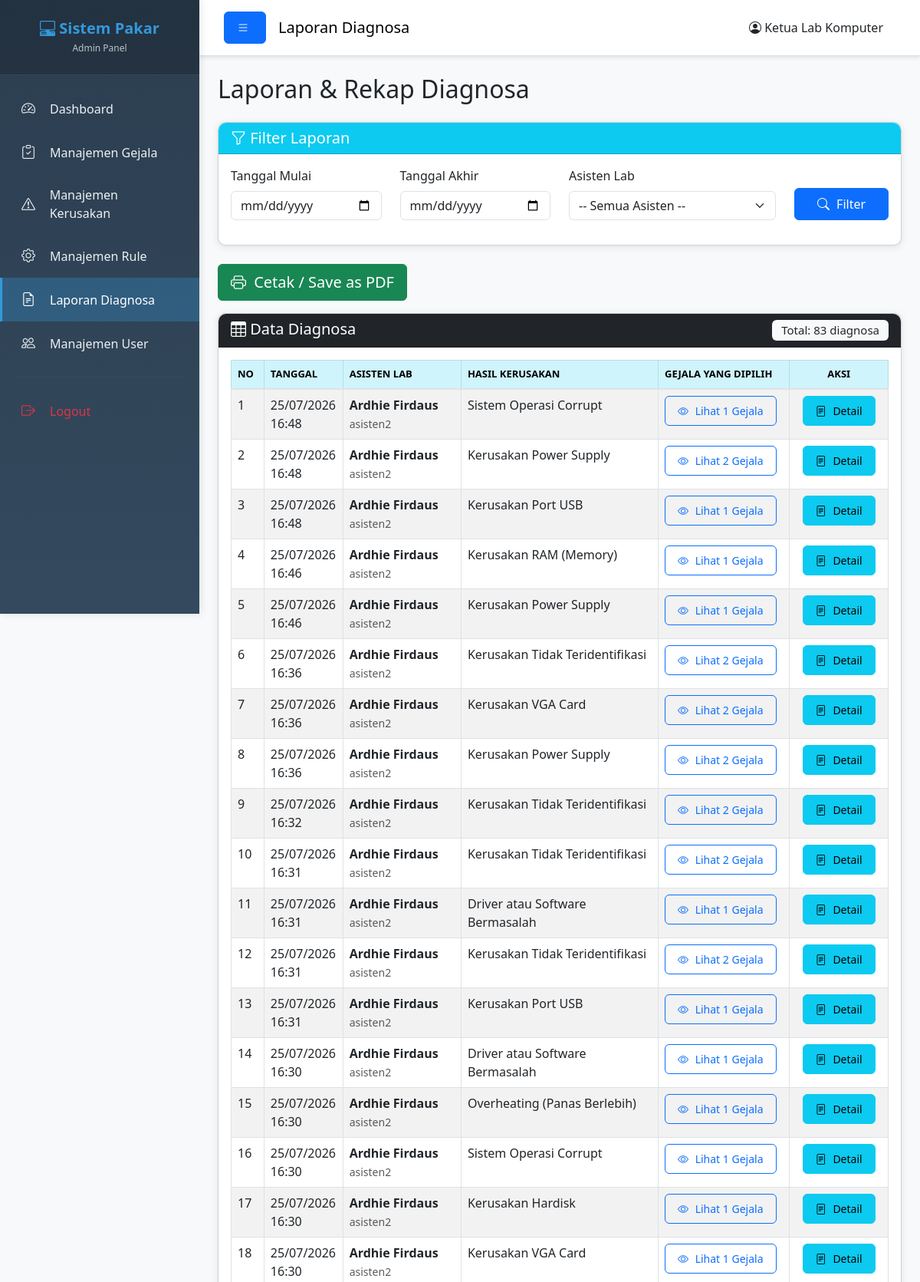
The app's page /Admin/laporan_diagnosa.php (signed in, upper part) with its own data.
### tables this page shows
CREATE TABLE `diagnosa` (
  `id_diagnosa` int(11) NOT NULL,
  `id_user` int(11) NOT NULL,
  `tanggal` datetime NOT NULL,
  `hasil_kerusakan` text NOT NULL
);

CREATE TABLE `users` (
  `id_user` int(11) NOT NULL,
  `username` varchar(50) NOT NULL,
  `password` varchar(255) NOT NULL,
  `role` enum('admin','asisten_lab') NOT NULL,
  `nama_lengkap` varchar(100) NOT NULL,
  `created_at` timestamp NOT NULL DEFAULT current_timestamp()
);

### Admin/laporan_diagnosa.php (the view, shortened to what this page needs)
<?php
$filter_tanggal_mulai = isset($_GET['tanggal_mulai']) ? $_GET['tanggal_mulai'] : '';
$filter_tanggal_akhir = isset($_GET['tanggal_akhir']) ? $_GET['tanggal_akhir'] : '';
$query = "SELECT d.*, u.nama_lengkap, u.username
          FROM diagnosa d
          INNER JOIN users u ON d.id_user = u.id_user
          WHERE 1=1";
$query .= " ORDER BY d.tanggal DESC";
$result_diagnosa = mysqli_query($koneksi, $query);
?>
<!DOCTYPE html>
<html lang="id">
<head>
    <link href="https://cdn.jsdelivr.net/npm/bootstrap@5.3.0/dist/css/bootstrap.min.css" rel="stylesheet">
    <link rel="stylesheet" href="https://cdn.jsdelivr.net/npm/bootstrap-icons@1.10.0/font/bootstrap-icons.css">
    <link rel="stylesheet" href="../Assets/css/style.css?v=20260713">
</head>
<body>
    <div class="wrapper">
        <?php include 'sidebar_admin.php'; ?>
        <div class="main-content">
            <nav class="navbar navbar-expand-lg navbar-light bg-white border-bottom">
                <div class="container-fluid">
                    <button class="btn btn-primary" id="sidebarToggle">
                        <i class="bi bi-list"></i>
                    </button>
                    <span class="navbar-brand mb-0 h1 ms-3">Laporan Diagnosa</span>
                    <div class="ms-auto">
                        <span class="me-3">
                            <i class="bi bi-person-circle"></i> <?php echo $_SESSION['nama_lengkap']; ?>
                        </span>
                    </div>
                </div>
            </nav>
            <div class="container-fluid p-4">
                <h2 class="mb-4">Laporan & Rekap Diagnosa</h2>
                <div class="card shadow mb-4">
                    <div class="card-header bg-info text-white">
                        <h5 class="mb-0"><i class="bi bi-funnel"></i> Filter Laporan</h5>
                    </div>
                    <div class="card-body">
                        <form method="GET" action="">
                            <div class="row">
                                <div class="col-md-3 mb-3">
                                    <label for="tanggal_mulai" class="form-label">Tanggal Mulai</label>
                                    <input type="date" class="form-control" id="tanggal_mulai"
                                           name="tanggal_mulai" value="<?php echo $filter_tanggal_mulai; ?>">
                                </div>
                                <div class="col-md-3 mb-3">
                                    <label for="tanggal_akhir" class="form-label">Tanggal Akhir</label>
                                    <input type="date" class="form-control" id="tanggal_akhir"
                                           name="tanggal_akhir" value="<?php echo $filter_tanggal_akhir; ?>">
                                </div>
                                <div class="col-md-4 mb-3">
                                    <label for="asisten" class="form-label">Asisten Lab</label>
                                    <select class="form-select" id="asisten" name="asisten">
                                        <option value="">-- Semua Asisten --</option>
                                    </select>
                                </div>
                                <div class="col-md-2 mb-3 d-flex align-items-end">
                                    <button type="submit" class="btn btn-primary w-100">
                                        <i class="bi bi-search"></i> Filter
                                    </button>
                                </div>
                            </div>
                        </form>
                    </div>
                </div>
                <div class="mb-3 no-print">
                    <button id="btnPrintAdmin" class="btn btn-success btn-lg">
                        <i class="bi bi-printer"></i> Cetak / Save as PDF
                    </button>
                </div>
                <div class="card shadow">
                    <div class="card-header bg-dark text-white">
                        <h5 class="mb-0">
                            <i class="bi bi-table"></i> Data Diagnosa
                            <span class="badge bg-light text-dark float-end">
                                Total: <?php echo mysqli_num_rows($result_diagnosa); ?> diagnosa
                            </span>
                        </h5>
                    </div>
                    <div class="card-body">
                        <div class="table-responsive">
                            <table class="table table-striped table-hover table-bordered">
                                <thead class="table-info">
                                    <tr>
                                        <th width="5%">No</th>
                                        <th width="12%">Tanggal</th>
                                        <th width="18%">Asisten Lab</th>
                                        <th width="30%">Hasil Kerusakan</th>
                                        <th width="20%">Gejala yang Dipilih</th>
                                        <th width="15%" class="text-center">Aksi</th>
                                    </tr>
                                </thead>
                                <tbody>
                                    <?php
                                    if (mysqli_num_rows($result_diagnosa) > 0):
                                        $no = 1;
                                        while($row = mysqli_fetch_assoc($result_diagnosa)):
                                            $id_diagnosa = $row['id_diagnosa'];
                                            $query_gejala = "SELECT g.kode_gejala, g.nama_gejala
                                                           FROM diagnosa_detail dd
                                                           INNER JOIN gejala g ON dd.id_gejala = g.id_gejala
                                                           WHERE dd.id_diagnosa = '$id_diagnosa'";
                                            $result_gejala = mysqli_query($koneksi, $query_gejala);
                                            $gejala_array = [];
                                            while($temp_gejala = mysqli_fetch_assoc($result_gejala)) {
                                                $gejala_array[] = $temp_gejala;
                                            }
                                            $gejala_count = count($gejala_array);
                                            $row['gejala_list'] = $gejala_array;
                                    ?>
                                    <tr>
                                        <td><?php echo $no++; ?></td>
                                        <td><?php echo date('d/m/Y H:i', strtotime($row['tanggal'])); ?></td>
                                        <td>
                                            <strong><?php echo htmlspecialchars($row['nama_lengkap']); ?></strong><br>
                                            <small class="text-muted"><?php echo htmlspecialchars($row['username']); ?></small>
                                        </td>
                                        <td>
                                            <?php
                                            $hasil = htmlspecialchars($row['hasil_kerusakan']);
                                            echo !empty($hasil) ? $hasil : '<em class="text-muted">Tidak ada hasil</em>';
                                            ?>
                                        </td>
                                        <td>
                                            <button type="button" class="btn btn-sm btn-outline-primary"
                                                    data-bs-toggle="modal"
                                                    data-bs-target="#modalGejala<?php echo $row['id_diagnosa']; ?>">
                                                <i class="bi bi-eye"></i> Lihat <?php echo $gejala_count; ?> Gejala
                                            </button>
                                        </td>
                                        <td class="text-center">
                                            <button type="button" class="btn btn-info btn-sm"
                                                    data-bs-toggle="modal"
                                                    data-bs-target="#modalDetail<?php echo $row['id_diagnosa']; ?>">
                                                <i class="bi bi-file-text"></i> Detail
                                            </button>
                                        </td>
                                    </tr>
                                    <?php
                                        endwhile;
                                    endif; ?>
                                </tbody>
                            </table>
                        </div>
                    </div>
                </div>
            </div>
        </div>
    </div>
</body>
</html>

### Assets/css/style.css (style rules this page uses)
* { margin: 0; padding: 0; box-sizing: border-box; }
body { font-family: "Segoe UI", Tahoma, Geneva, Verdana, sans-serif; background-color: #f8f9fa; }
.wrapper { display: flex; width: 100%; min-height: 100vh; }
.main-content { flex: 1; margin-left: 260px; transition: margin-left 0.3s ease, opacity 0.3s ease, transform 0.3s ease; background-color: #f8f9fa; }
.navbar { box-shadow: 0 2px 5px rgba(0, 0, 0, 0.1); padding: 15px 20px; }
.card { border-radius: 10px; margin-bottom: 20px; transition: transform 0.3s ease, box-shadow 0.3s ease; }
.card-header { border-radius: 10px 10px 0 0 !important; font-weight: 600; }
.table { margin-bottom: 0; }
.table thead th { font-weight: 600; text-transform: uppercase; font-size: 13px; border-bottom: 2px solid #dee2e6; }
.btn { border-radius: 6px; padding: 8px 16px; font-weight: 500; transition: all 0.3s ease; }
.btn i { margin-right: 5px; }
.badge { padding: 6px 12px; font-weight: 500; border-radius: 6px; }
.shadow { box-shadow: 0 2px 10px rgba(0, 0, 0, 0.1) !important; }

### records on screen
diagnosa: tanggal "25/07/2026 16:48", id_user.nama_lengkap "Ardhie Firdaus", id_user.username "asisten2", hasil_kerusakan "Sistem Operasi Corrupt", gejala_count "1"
diagnosa: tanggal "25/07/2026 16:48", id_user.nama_lengkap "Ardhie Firdaus", id_user.username "asisten2", hasil_kerusakan "Kerusakan Power Supply", gejala_count "2"
diagnosa: tanggal "25/07/2026 16:48", id_user.nama_lengkap "Ardhie Firdaus", id_user.username "asisten2", hasil_kerusakan "Kerusakan Port USB", gejala_count "1"
diagnosa: tanggal "25/07/2026 16:46", id_user.nama_lengkap "Ardhie Firdaus", id_user.username "asisten2", hasil_kerusakan "Kerusakan RAM (Memory)", gejala_count "1"
diagnosa: tanggal "25/07/2026 16:46", id_user.nama_lengkap "Ardhie Firdaus", id_user.username "asisten2", hasil_kerusakan "Kerusakan Power Supply", gejala_count "1"
diagnosa: tanggal "25/07/2026 16:36", id_user.nama_lengkap "Ardhie Firdaus", id_user.username "asisten2", hasil_kerusakan "Kerusakan Tidak Teridentifikasi", gejala_count "2"
diagnosa: tanggal "25/07/2026 16:36", id_user.nama_lengkap "Ardhie Firdaus", id_user.username "asisten2", hasil_kerusakan "Kerusakan VGA Card", gejala_count "2"
diagnosa: tanggal "25/07/2026 16:36", id_user.nama_lengkap "Ardhie Firdaus", id_user.username "asisten2", hasil_kerusakan "Kerusakan Power Supply", gejala_count "2"
diagnosa: tanggal "25/07/2026 16:32", id_user.nama_lengkap "Ardhie Firdaus", id_user.username "asisten2", hasil_kerusakan "Kerusakan Tidak Teridentifikasi", gejala_count "2"
diagnosa: tanggal "25/07/2026 16:31", id_user.nama_lengkap "Ardhie Firdaus", id_user.username "asisten2", hasil_kerusakan "Kerusakan Tidak Teridentifikasi", gejala_count "2"
diagnosa: tanggal "25/07/2026 16:31", id_user.nama_lengkap "Ardhie Firdaus", id_user.username "asisten2", hasil_kerusakan "Driver atau Software Bermasalah", gejala_count "1"
diagnosa: tanggal "25/07/2026 16:31", id_user.nama_lengkap "Ardhie Firdaus", id_user.username "asisten2", hasil_kerusakan "Kerusakan Tidak Teridentifikasi", gejala_count "2"
diagnosa: tanggal "25/07/2026 16:31", id_user.nama_lengkap "Ardhie Firdaus", id_user.username "asisten2", hasil_kerusakan "Kerusakan Port USB", gejala_count "1"
diagnosa: tanggal "25/07/2026 16:30", id_user.nama_lengkap "Ardhie Firdaus", id_user.username "asisten2", hasil_kerusakan "Driver atau Software Bermasalah", gejala_count "1"
diagnosa: tanggal "25/07/2026 16:30", id_user.nama_lengkap "Ardhie Firdaus", id_user.username "asisten2", hasil_kerusakan "Overheating (Panas Berlebih)", gejala_count "1"
diagnosa: tanggal "25/07/2026 16:30", id_user.nama_lengkap "Ardhie Firdaus", id_user.username "asisten2", hasil_kerusakan "Sistem Operasi Corrupt", gejala_count "1"
diagnosa: tanggal "25/07/2026 16:30", id_user.nama_lengkap "Ardhie Firdaus", id_user.username "asisten2", hasil_kerusakan "Kerusakan Hardisk", gejala_count "1"
diagnosa: tanggal "25/07/2026 16:30", id_user.nama_lengkap "Ardhie Firdaus", id_user.username "asisten2", hasil_kerusakan "Kerusakan VGA Card", gejala_count "1"

### other values on screen
$_SESSION['nama_lengkap'] "Ketua Lab Komputer"
mysqli_num_rows($result_diagnosa) "83"
